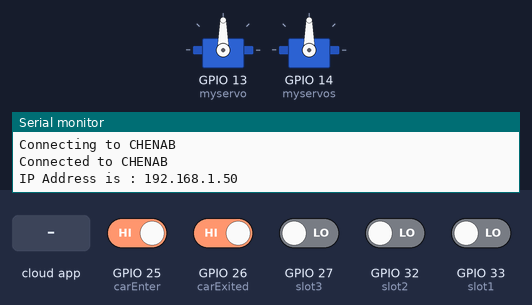
This sketch was run on a simulated ESP32. On the bench: 2 × servo, the last lines printed to the serial monitor. Inputs (shaded band) come from the test bench; at power-on: GPIO 25 (carEnter), GPIO 26 (carExited) HIGH, GPIO 27 (slot3), GPIO 32 (slot2), GPIO 33 (slot1) LOW. WiFi joins after 1.5 s; servers stay silent unless stated; network time is answered at once with the bench clock; the local clock reads 2024-03-15 10:24:30 at power-on unless the sketch sets it; no MQTT or app messages arrive unless stated.

Above: at 5.2 s.
5.3 s: the phone or cloud app sets parking.entrygate to ON
At 6.5 s:
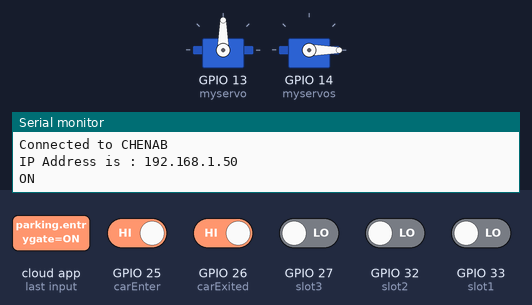
9.8 s: GPIO 26 (carExited) driven LOW
At 14.2 s:
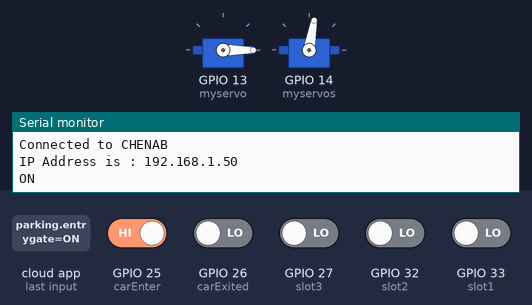
33.8 s: GPIO 25 (carEnter) driven LOW
At 38.3 s:
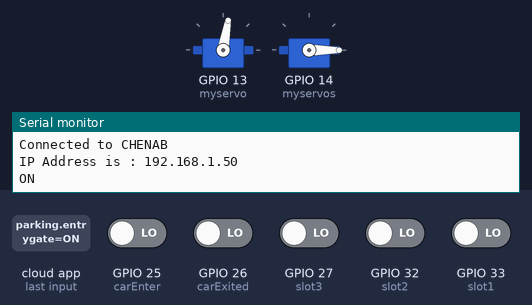
Timing chart, 0 to 44.9 s (numbered marks = the images above; inputs shaded):
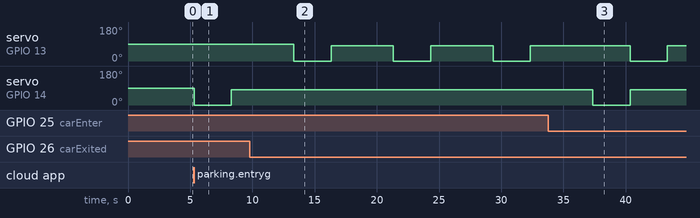

The sketch:

Car_Parking.ino
```cpp
#include <WiFi.h>
#include <Servo.h>
#include <NTPClient.h>
#include "WiFiClientSecure.h"
#include <WiFiUdp.h>
#include <time.h>;
#include "Adafruit_MQTT.h"
#include "Adafruit_MQTT_Client.h"
#define WLAN_SSID "CHENAB"
#define WLAN_PASS "44zMf3QqdU&KC3Mv"


#define MQTT_SERV "io.adafruit.com"
#define MQTT_PORT 8883
#define MQTT_NAME "Adventures_of_Tintin"
#define MQTT_PASS "aio_DWtT50fMUsJHE3Op5y6ICR1zyiif"

//WiFiClient client;
WiFiClientSecure client;
Adafruit_MQTT_Client mqtt(&client, MQTT_SERV, MQTT_PORT, MQTT_NAME, MQTT_PASS);

const char* adafruitio_root_ca = \
      "-----BEGIN CERTIFICATE-----\n"
      "MIIEjTCCA3WgAwIBAgIQDQd4KhM/xvmlcpbhMf/ReTANBgkqhkiG9w0BAQsFADBh\n"
      "MQswCQYDVQQGEwJVUzEVMBMGA1UEChMMRGlnaUNlcnQgSW5jMRkwFwYDVQQLExB3\n"
      "d3cuZGlnaWNlcnQuY29tMSAwHgYDVQQDExdEaWdpQ2VydCBHbG9iYWwgUm9vdCBH\n"
      "MjAeFw0xNzExMDIxMjIzMzdaFw0yNzExMDIxMjIzMzdaMGAxCzAJBgNVBAYTAlVT\n"
      "MRUwEwYDVQQKEwxEaWdpQ2VydCBJbmMxGTAXBgNVBAsTEHd3dy5kaWdpY2VydC5j\n"
      "b20xHzAdBgNVBAMTFkdlb1RydXN0IFRMUyBSU0EgQ0EgRzEwggEiMA0GCSqGSIb3\n"
      "DQEBAQUAA4IBDwAwggEKAoIBAQC+F+jsvikKy/65LWEx/TMkCDIuWegh1Ngwvm4Q\n"
      "yISgP7oU5d79eoySG3vOhC3w/3jEMuipoH1fBtp7m0tTpsYbAhch4XA7rfuD6whU\n"
      "gajeErLVxoiWMPkC/DnUvbgi74BJmdBiuGHQSd7LwsuXpTEGG9fYXcbTVN5SATYq\n"
      "DfbexbYxTMwVJWoVb6lrBEgM3gBBqiiAiy800xu1Nq07JdCIQkBsNpFtZbIZhsDS\n"
      "fzlGWP4wEmBQ3O67c+ZXkFr2DcrXBEtHam80Gp2SNhou2U5U7UesDL/xgLK6/0d7\n"
      "6TnEVMSUVJkZ8VeZr+IUIlvoLrtjLbqugb0T3OYXW+CQU0kBAgMBAAGjggFAMIIB\n"
      "PDAdBgNVHQ4EFgQUlE/UXYvkpOKmgP792PkA76O+AlcwHwYDVR0jBBgwFoAUTiJU\n"
      "IBiV5uNu5g/6+rkS7QYXjzkwDgYDVR0PAQH/BAQDAgGGMB0GA1UdJQQWMBQGCCsG\n"
      "AQUFBwMBBggrBgEFBQcDAjASBgNVHRMBAf8ECDAGAQH/AgEAMDQGCCsGAQUFBwEB\n"
      "BCgwJjAkBggrBgEFBQcwAYYYaHR0cDovL29jc3AuZGlnaWNlcnQuY29tMEIGA1Ud\n"
      "HwQ7MDkwN6A1oDOGMWh0dHA6Ly9jcmwzLmRpZ2ljZXJ0LmNvbS9EaWdpQ2VydEds\n"
      "b2JhbFJvb3RHMi5jcmwwPQYDVR0gBDYwNDAyBgRVHSAAMCowKAYIKwYBBQUHAgEW\n"
      "HGh0dHBzOi8vd3d3LmRpZ2ljZXJ0LmNvbS9DUFMwDQYJKoZIhvcNAQELBQADggEB\n"
      "AIIcBDqC6cWpyGUSXAjjAcYwsK4iiGF7KweG97i1RJz1kwZhRoo6orU1JtBYnjzB\n"
      "c4+/sXmnHJk3mlPyL1xuIAt9sMeC7+vreRIF5wFBC0MCN5sbHwhNN1JzKbifNeP5\n"
      "ozpZdQFmkCo+neBiKR6HqIA+LMTMCMMuv2khGGuPHmtDze4GmEGZtYLyF8EQpa5Y\n"
      "jPuV6k2Cr/N3XxFpT3hRpt/3usU/Zb9wfKPtWpoznZ4/44c1p9rzFcZYrWkj3A+7\n"
      "TNBJE0GmP2fhXhP1D/XVfIW/h0yCJGEiV9Glm/uGOa3DXHlmbAcxSyCRraG+ZBkA\n"
      "7h4SeM6Y8l/7MBRpPCz6l8Y=\n"
      "-----END CERTIFICATE-----\n";

//Set up the feed you're subscribing to
Adafruit_MQTT_Subscribe EntryGate = Adafruit_MQTT_Subscribe(&mqtt, MQTT_NAME "/feeds/parking.entrygate");
Adafruit_MQTT_Subscribe ExitGate = Adafruit_MQTT_Subscribe(&mqtt, MQTT_NAME "/feeds/parking.exitgate");

//Set up the feed you're publishing to
Adafruit_MQTT_Publish CarsParked = Adafruit_MQTT_Publish(&mqtt,MQTT_NAME "/feeds/parking.carsparked");
Adafruit_MQTT_Publish EntrySlot1 = Adafruit_MQTT_Publish(&mqtt,MQTT_NAME "/feeds/parking.entryslot1");
Adafruit_MQTT_Publish ExitSlot1 = Adafruit_MQTT_Publish(&mqtt,MQTT_NAME "/f/ExitSlot1");
Adafruit_MQTT_Publish EntrySlot2 = Adafruit_MQTT_Publish(&mqtt,MQTT_NAME "/f/EntrySlot2");
Adafruit_MQTT_Publish ExitSlot2 = Adafruit_MQTT_Publish(&mqtt,MQTT_NAME "/f/ExitSlot2");
Adafruit_MQTT_Publish EntrySlot3 = Adafruit_MQTT_Publish(&mqtt,MQTT_NAME "/f/EntrySlot3");
Adafruit_MQTT_Publish ExitSlot3 = Adafruit_MQTT_Publish(&mqtt,MQTT_NAME "/f/ExitSlot3");

WiFiUDP ntpUDP;
NTPClient timeClient(ntpUDP, "pool.ntp.org", 19800,60000);
Servo myservo;                          //servo as gate
Servo myservos;                               //servo as gate

int carEnter = 25;                      // entry sensor
int carExited = 26;                   //exi sensor
int slot3 = 27;
int slot2 = 32;
int slot1  = 33;
int count =0;
int CLOSE_ANGLE = 80;  // The closing angle of the servo motor arm
int OPEN_ANGLE = 0;  // The opening angle of the servo motor arm
int  hh, mm, ss;
int pos;
int pos1;

String h, m,EntryTimeSlot1,ExitTimeSlot1, EntryTimeSlot2,ExitTimeSlot2, EntryTimeSlot3,ExitTimeSlot3;
boolean entrysensor, exitsensor,s1,s2,s3;

boolean s1_occupied = false;
boolean s2_occupied = false;
boolean s3_occupied = false;

void setup() {
  delay(1000);
  Serial.begin (115200);
  mqtt.subscribe(&EntryGate);
  mqtt.subscribe(&ExitGate);
  timeClient.begin();
  myservo.attach(13);      // servo pin to D4
  myservos.attach(14);       // servo pin to D5
  pinMode(carExited, INPUT);    // ir as input
  pinMode(carEnter, INPUT);     // ir as input
  pinMode(slot1, INPUT);
  pinMode(slot2, INPUT);
  pinMode(slot3, INPUT);
                                  //try to connect with wifi
  Serial.print("Connecting to ");
  Serial.println(WLAN_SSID);
  delay(1000);

  WiFi.begin(WLAN_SSID, WLAN_PASS);
  delay(2000);                     // display ssid
  while (WiFi.status() != WL_CONNECTED) {
    delay(500);
    Serial.print(".");                          // if not connected print this

  }
  Serial.println();
  Serial.print("Connected to ");
  Serial.println(WLAN_SSID);
  Serial.print("IP Address is : ");
  Serial.println(WiFi.localIP());

  client.setCACert(adafruitio_root_ca);
}                                          //print local IP address


void loop() {

 MQTT_connect();
 timeClient.update();
 hh = timeClient.getHours();
 mm = timeClient.getMinutes();
 ss = timeClient.getSeconds();
 h= String(hh);
 m= String(mm);
 h +" :" + m;

 entrysensor= !digitalRead(carEnter);
 exitsensor = !digitalRead(carExited);
 s1 = digitalRead(slot1);
 s2 = digitalRead(slot2);
 s3 = digitalRead(slot3);

   if (entrysensor == 1) {                     // if high then count and send data
   count=  count+1;                             //increment count
   myservos.write(OPEN_ANGLE);
   delay(3000);
   myservos.write(CLOSE_ANGLE);
   }

   if (exitsensor == 1) {                            //if high then count and send
   count= count-1;                                    //decrement count
   myservo.write(OPEN_ANGLE);
   delay(3000);
   myservo.write(CLOSE_ANGLE);
  }
  if (! CarsParked.publish(count)) {}

  if (s1 == 1 && s1_occupied == false) {
        Serial.println("Occupied1 ");
        Serial.println("cc");
        EntryTimeSlot1 =  h +" :" + m;
        //Serial.print("EntryTimeSlot1");
        //Serial.print(EntryTimeSlot1);

        s1_occupied = true;
        if (! EntrySlot1.publish((char*) EntryTimeSlot1.c_str())){}
    }
  if(s1 == 0 && s1_occupied == true) {
       Serial.println("Available1 ");
       ExitTimeSlot1 =  h +" :" + m;
       //Serial.print("ExitTimeSlot1");
       //Serial.print(ExitTimeSlot1);

       s1_occupied = false;
        if (! ExitSlot1.publish((char*) ExitTimeSlot1.c_str())){}
}
  if (s2 == 1&& s2_occupied == false) {
      Serial.println("Occupied2 ");
      EntryTimeSlot2 =  h +" :" + m;
      //Serial.print("EntryTimeSlot2");
      //Serial.print(EntryTimeSlot2);

      s2_occupied = true;
      if (! EntrySlot2.publish((char*) EntryTimeSlot2.c_str())){}
    }
  if(s2 == 0 && s2_occupied == true) {
       Serial.println("Available2 ");
       ExitTimeSlot2 =  h +" :" + m;
       //Serial.print("ExitTimeSlot2");
       //Serial.print(ExitTimeSlot2);

       s2_occupied = false;
        if (! ExitSlot2.publish((char*) ExitTimeSlot2.c_str())){}
  }
  if (s3 == 1&& s3_occupied == false) {
      Serial.println("Occupied3 ");
      EntryTimeSlot3 =  h +" :" + m;
     //Serial.print("EntryTimeSlot3: ");
      //Serial.print(EntryTimeSlot3);
      s3_occupied = true;
       if (! EntrySlot3.publish((char*) EntryTimeSlot3.c_str())){}
    }
  if(s3 == 0 && s3_occupied == true) {
       Serial.println("Available3 ");
       ExitTimeSlot3 =  h +" :" + m;
       //Serial.print("ExitTimeSlot3: ");
       //Serial.print(ExitTimeSlot3);
       s3_occupied = false;
        if (! ExitSlot3.publish((char*) ExitTimeSlot3.c_str())){ }
  }

  Adafruit_MQTT_Subscribe * subscription;
  while ((subscription = mqtt.readSubscription(5000)))
     {

   if (subscription == &EntryGate)
     {
      //Print the new value to the serial monitor
      Serial.println((char*) EntryGate.lastread);

   if (!strcmp((char*) EntryGate.lastread, "ON"))
      {
       myservos.write(OPEN_ANGLE);
       delay(3000);
       myservos.write(CLOSE_ANGLE);
    }
}
  if (subscription == &ExitGate)
     {
      //Print the new value to the serial monitor
      Serial.println((char*) EntryGate.lastread);

   if (!strcmp((char*) ExitGate.lastread, "ON"))
      {
       myservo.write(OPEN_ANGLE);
       delay(3000);
       myservo.write(CLOSE_ANGLE);
    }
}
}
}
void MQTT_connect()
{
  int8_t ret;

  // Stop if already connected.
  if (mqtt.connected())
  {
    return;
  }

  uint8_t retries = 3;
  while ((ret = mqtt.connect()) != 0) // connect will return 0 for connected
  {
       mqtt.disconnect();
       delay(5000);  // wait 5 seconds
       retries--;
       if (retries == 0)
       {
         // basically die and wait for WDT to reset me
         while (1);
       }
  }
}
```

Measured:
- after the input at 5.3 s, servo on GPIO 14 (myservos): 90° → 0° at once, → 80° 3.0 s later
- after the input at 9.8 s, servo on GPIO 13 (myservo): alternates 80° for 5.0 s and 0° for 3.0 s, starting after 3.5 s
- after the input at 33.8 s, servo on GPIO 14 (myservos): 80° → 0° after 3.6 s, → 80° 3.0 s later
